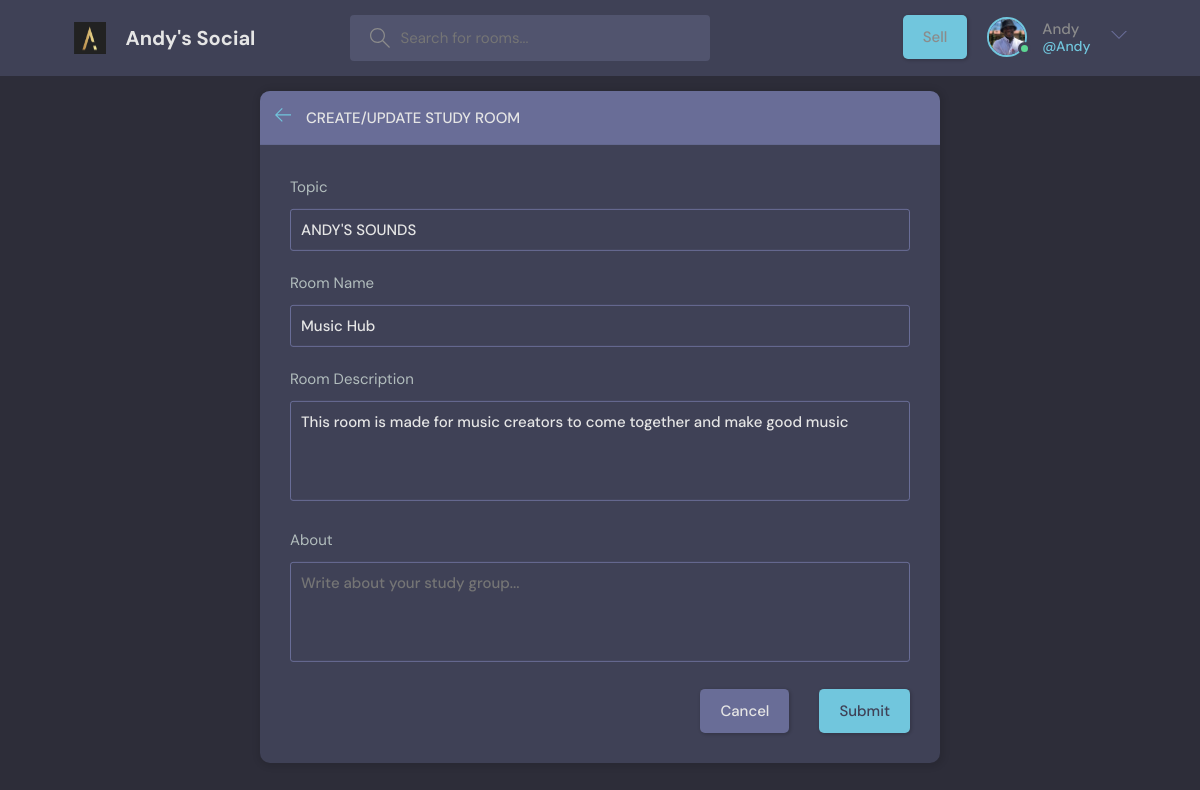
Screenshot of /update-room/3/ (signed in) with the database file from the repository.
### projectApp/models.py (models this page shows, shortened)
class User(AbstractUser):
    name = models.CharField(max_length=200, null=True)
    email = models.EmailField(unique=True, null=True)
    bio = models.TextField(null=True)
    avatar = models.ImageField(null=True, default="avatar.svg")
    USERNAME_FIELD = 'email'
    REQUIRED_FIELDS = []

class Room(models.Model):
    host = models.ForeignKey(User, on_delete=models.SET_NULL, null=True)
    topic = models.ForeignKey(Topic, on_delete=models.SET_NULL, null=True)
    name = models.CharField(max_length=200)
    description = models.TextField(null=True, blank=True)
    participants = models.ManyToManyField(
        User, related_name='participants', blank=True)
    updated = models.DateTimeField(auto_now=True)
    created = models.DateTimeField(auto_now_add=True)
    class Meta:
        ordering = ['-updated', '-created']

class Topic(models.Model):
    name = models.CharField(max_length=200)

### projectApp/views.py (the view, shortened to what this page needs)
# urls.py: path('update-room/<str:pk>/', updateRoom, name='update-room'),
def updateRoom(request, pk):
    room = Room.objects.get(id=pk)
    form = RoomForm(instance=room)
    topics = Topic.objects.all()
    if request.user != room.host:
        return HttpResponse("You are not allowed here!!")
    context = {'form': form, 'topics': topics, 'room': room}
    return render(request, 'projectApp/room_form.html', context)

### projectApp/forms.py
class RoomForm(ModelForm):
    class Meta:
        model = Room
        fields = '__all__'
        exclude = ['host', 'participants']

### projectApp/context_processors.py (called while the page is built)
def menu_categories(request):
    categories = Category.objects.all()
    return {'menu_categories':categories}

def cart(request):
    return {'cart': Cart(request)}

### projectApp/templates/projectApp/room_form.html (shortened to what this page needs)
{% extends 'main.html' %}
{% block content %}
  <main class="create-room layout">
    <div class="container">
      <div class="layout__box">
        <div class="layout__boxHeader">
          <div class="layout__boxTitle">
            <a href="{% url 'home' %}">
              <svg version="1.1" xmlns="http://www.w3.org/2000/svg" width="32" height="32" viewBox="0 0 32 32">
                <title>arrow-left</title>
                <path
                  d="M13.723 2.286l-13.723 13.714 13.719 13.714 1.616-1.611-10.96-10.96h27.625v-2.286h-27.625l10.965-10.965-1.616-1.607z">
                </path>
              </svg>
            </a>
            <h3>Create/Update Study Room</h3>
          </div>
        </div>
        <div class="layout__body">
          <form class="form" action="" method = "POST">
              <div class="form__group">
                <label for="room_topic">Topic</label>
                <input required type = "text" value = "{{room.topic.name}}" name = "topic" list="topic-list" />
              </div>
            <div class="form__group">
              <label for="room_name">Room Name</label>
              {{form.name}}
            </div>
            <div class = "form__group">
                <label for = "room_description">Room Description</label>
                {{form.description}}
            </div>
            <div class="form__group">
              <label for="room_about">About</label>
              <textarea name="room_about" id="room_about" placeholder="Write about your study group..."></textarea>
            </div>
            <div class="form__action">
              <a class="btn btn--dark" href="{% url 'home' %}">Cancel</a>
              <button class="btn btn--main" type="submit">Submit</button>
            </div>
          </form>
        </div>
      </div>
    </div>
  </main>
{% endblock content %}

### templates/navbar.html (shortened to what this page needs)
{% load static %}
<header class="header header--loggedIn">
    <div class="container">
      <a href="{% url 'home' %}" class="header__logo">
        <img src="{% static 'images/favicon.png' %}" />
        <h1>Andy's Social</h1>
      </a>
      <form class="header__search" method = "GET" action = "{% url 'home' %}">
        <label>
          <input name = "q" placeholder="Search for rooms..." />
        </label>
      </form>
      <nav class="header__menu">
        {% if request.user.is_authenticated %}
        <div class="header__user">
          <a class="btn btn--main" href="{% url 'front-page' %}">Sell</a>
          <a href="{% url 'update-user' %}">
            <div class="avatar avatar--medium active">
              <img src="{{request.user.avatar.url}}" />
            </div>
            <p>{{request.user.username}} <span>@{{request.user.username}}</span></p>
          </a>
          <button class="dropdown-button">
            <svg version="1.1" xmlns="http://www.w3.org/2000/svg" width="32" height="32" viewBox="0 0 32 32">
              <title>chevron-down</title>
              <path d="M16 21l-13-13h-3l16 16 16-16h-3l-13 13z"></path>
            </svg>
          </button>
        </div>
            {% else %}
        <a href="{% url 'login' %}">
          <img src="{% static 'images/avatar.svg' %}" />
          <p>Login</p>
        </a>
        {%  endif %}
      </nav>
    </div>
  </header>

### rows the page displays
User: user.avatar (picture), user.username "Andy"
Room: topic "ANDY'S SOUNDS", name "Music Hub", description "This room is made for music creators to come together and make good music"
